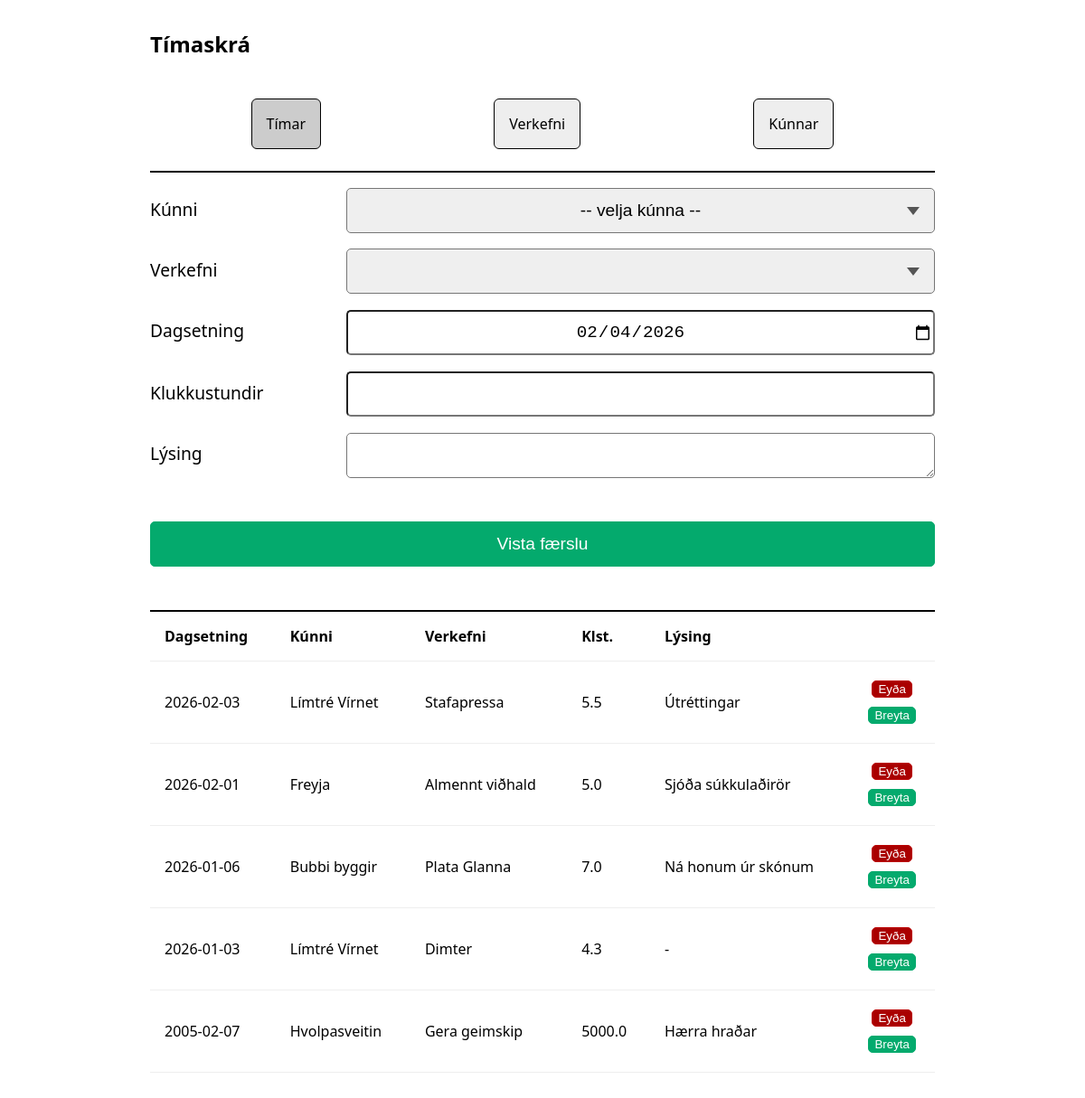
Screenshot of /hours with the database file from the repository.
### models/models.py (models this page shows)
class Hour(db.Model):
    __tablename__ = 'hours'
    id = db.Column(db.Integer, primary_key=True)
    client_id = db.Column(db.Integer, db.ForeignKey('clients.id'), nullable=False)
    project_id = db.Column(db.Integer, db.ForeignKey('projects.id'), nullable=False)
    date = db.Column(db.Date, nullable=False)
    hours = db.Column(db.Float, nullable=False)
    description = db.Column(db.String(1000))
    client = db.relationship('Client', backref='hours')
    project = db.relationship('Project', backref='hours')

class Client(db.Model):
    __tablename__ = 'clients'
    id = db.Column(db.Integer, primary_key=True)
    name = db.Column(db.String(200), nullable=False, unique=True)

class Project(db.Model):
    __tablename__ = 'projects'
    id = db.Column(db.Integer, primary_key=True)
    client_id = db.Column(db.Integer, db.ForeignKey('clients.id'), nullable=False)
    description = db.Column(db.String(500))
    client = db.relationship('Client', backref='projects')

### routes/hours.py (the view, shortened to what this page needs)
@bp.route('/hours', methods=['GET', 'POST'])
def hours():
    return render_template(
        'hours.html',
        clients=Client.query.all(),
        projects=Project.query.all(),
        hours=Hour.query.order_by(Hour.date.desc()).all(),
        today=date.today().isoformat(),
        active='hours'
    )

### templates/hours.html (shortened to what this page needs)
{% extends "base.html" %}
{% block content %}
<form class="container" method="post">
  <div class="row">
    <label for="client" class="">Kúnni</label>
    <select id="client" name="client_id" required onchange="loadProjects()">
      <option value="">-- velja kúnna --</option>
    </select>
  </div>
  <div class="row">
    <label for="project">Verkefni</label>
    <select id="project" name="project_id" required></select>
  </div>
  <div class="row">
    <label for="date">Dagsetning</label>
    <input type="date" name="date" id="date" value="{{ today }}" required/>
  </div>
  <div class="row">
    <label for="hours">Klukkustundir</label>
    <input type="text" pattern="[0-9]*[.,]?[0-9]*" id="hours" step="0.01" name="hours" inputmode="decimal" required lang="is"/>
  </div>
  <div class="row">
    <label for="description">Lýsing</label>
    <textarea name="description" id="description"></textarea>
  </div>
  <div class="row">
    <button class="post">Vista færslu</button>
  </div>
</form>
{% if hours %}
<table>
  <tr>
    <th>Dagsetning</th>
    <th>Kúnni</th>
    <th>Verkefni</th>
    <th>Klst.</th>
    <th>Lýsing</th>
    <th></th>
  </tr>
  {% for h in hours %}
  <tr>
    <td>{{ h.date }}</td>
    <td>{{ h.client.name }}</td>
    <td>{{ h.project.description or "-" }}</td>
    <td>{{ h.hours }}</td>
    <td>{{ h.description or "-" }}</td>
    <td>
      <div class="column">
        <form method="POST"
              action="{{ url_for('hours.delete_item', id=h.id) }}"
              onsubmit="return confirm('Eyða þessari færslu?\n {{h.date}}\n {{h.client.name}}\n {{ h.project.description}}\n {{h.hours}}\n {{h.description}}');">
          <button type="submit" class="delete">Eyða</button>
        </form>
        <form
              action=""
              onsumbit="return confirm('Laga?')">
          <button type="submit" class="edit">Breyta</button>
        </form>
      </div>
    </td>
  </tr>
  {% endfor %}
</table>
{% else %}
<p>Engir tímar skráðir.</p>
{% endif %}
{% endblock %}

### static/style.css (style rules this page uses)
html { box-sizing: border-box; }
*, *:before, *:after { box-sizing: inherit; }
body { font-family: system-ui, -apple-system, sans-serif; max-width: 900px; margin: 2em auto; padding: 0 1em; }
.container { display: flex; flex-direction: column; }
.column { display: flex; flex-direction: column; align-content: center; justify-content: center; }
.column form { display: flex; justify-content: center; }
.row { display: flex; width: 100%; justify-content: flex-start; flex-direction: column; margin-top: 0.5em; }
.row label { text-align: center; }
.row .post { flex-basis: 100%; width: 100%; text-align: center; }
.row * { font-size: 1.2rem; min-height: 50px; align-content: center; border-radius: 5px; }
select, input, textarea { text-align: center; text-align-last: center; -webkit-appearance: none; }
select { background-repeat: no-repeat; background-position: right 0.8em center; background-size: 0.75em; }
.post { margin: 2rem auto; }
.post, .edit { background-color: #04AA6D; border: 1px solid #04AA6D; }
.post, .edit, .delete { border-radius: 5px; color: white; cursor: pointer; }
.edit, .delete { margin: 5px 0; }
.delete { background-color: #AA0000; border: 1px solid #BB0000; }
@media all and (min-width: 600px) { .row { flex-direction: row; align-items: baseline; margin-top: 1em; } }
@media all and (min-width: 600px) { .row label { text-align: left; flex-basis: 25%; width: 100%; } }
@media all and (min-width: 600px) { .row * { font-size: 1.2rem; flex-basis: 75%; width: 100%; min-height: 50px; } }
table { width: 100%; border-top: 2px solid black; border-collapse: collapse; margin-top: 1rem; }
th, td { border-bottom: 1px solid #eee; padding: 1rem; text-align: left; }

### rows the page displays
Hour: date "2026-02-03", client.name "Límtré Vírnet", project "Stafapressa", hours "5.5", description "Útréttingar"
Hour: date "2026-02-01", client.name "Freyja", project "Almennt viðhald", hours "5.0", description "Sjóða súkkulaðirör"
Hour: date "2026-01-06", client.name "Bubbi byggir", project "Plata Glanna", hours "7.0", description "Ná honum úr skónum"
Hour: date "2026-01-03", client.name "Límtré Vírnet", project "Dimter", hours "4.3", description "-"
Hour: date "2005-02-07", client.name "Hvolpasveitin", project "Gera geimskip", hours "5000.0", description "Hærra hraðar"
